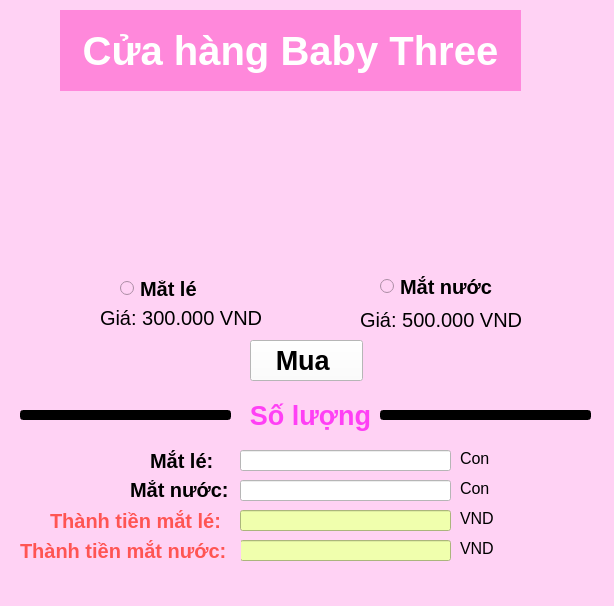
<?xml version="1.0" encoding="UTF-8"?>
<ui version="4.0">
 <class>MainWindow</class>
 <widget class="QMainWindow" name="MainWindow">
  <property name="geometry">
   <rect>
    <x>0</x>
    <y>0</y>
    <width>614</width>
    <height>606</height>
   </rect>
  </property>
  <property name="windowTitle">
   <string>BaitapnhomK234111E</string>
  </property>
  <property name="windowIcon">
   <iconset>
    <normaloff>../ListMathProject/images/3099385_woman_student_icon.png</normaloff>../ListMathProject/images/3099385_woman_student_icon.png</iconset>
  </property>
  <property name="styleSheet">
   <string notr="true">background-color: rgb(255, 210, 244);</string>
  </property>
  <widget class="QWidget" name="centralwidget">
   <widget class="QLabel" name="label">
    <property name="geometry">
     <rect>
      <x>60</x>
      <y>10</y>
      <width>461</width>
      <height>81</height>
     </rect>
    </property>
    <property name="font">
     <font>
      <pointsize>30</pointsize>
      <weight>75</weight>
      <bold>true</bold>
     </font>
    </property>
    <property name="styleSheet">
     <string notr="true">background-color: rgb(255, 136, 219);
color: rgb(255, 255, 255);</string>
    </property>
    <property name="text">
     <string>Cửa hàng Baby Three</string>
    </property>
    <property name="alignment">
     <set>Qt::AlignCenter</set>
    </property>
   </widget>
   <widget class="QLabel" name="label_4">
    <property name="geometry">
     <rect>
      <x>70</x>
      <y>100</y>
      <width>171</width>
      <height>171</height>
     </rect>
    </property>
    <property name="text">
     <string/>
    </property>
    <property name="pixmap">
     <pixmap>../../OneDrive/Pictures/Ảnh chụp màn hình/Ảnh chụp màn hình 2024-11-16 002307.png</pixmap>
    </property>
    <property name="scaledContents">
     <bool>true</bool>
    </property>
   </widget>
   <widget class="QLabel" name="label_5">
    <property name="geometry">
     <rect>
      <x>340</x>
      <y>100</y>
      <width>171</width>
      <height>171</height>
     </rect>
    </property>
    <property name="text">
     <string/>
    </property>
    <property name="pixmap">
     <pixmap>../../OneDrive/Pictures/Ảnh chụp màn hình/Ảnh chụp màn hình 2024-11-14 014611.png</pixmap>
    </property>
    <property name="scaledContents">
     <bool>true</bool>
    </property>
   </widget>
   <widget class="QLabel" name="label_6">
    <property name="geometry">
     <rect>
      <x>100</x>
      <y>310</y>
      <width>181</width>
      <height>16</height>
     </rect>
    </property>
    <property name="font">
     <font>
      <pointsize>15</pointsize>
     </font>
    </property>
    <property name="styleSheet">
     <string notr="true">color: rgb(0, 0, 0);</string>
    </property>
    <property name="text">
     <string>Giá: 300.000 VND</string>
    </property>
   </widget>
   <widget class="QLabel" name="label_7">
    <property name="geometry">
     <rect>
      <x>360</x>
      <y>310</y>
      <width>181</width>
      <height>20</height>
     </rect>
    </property>
    <property name="font">
     <font>
      <pointsize>15</pointsize>
     </font>
    </property>
    <property name="styleSheet">
     <string notr="true">color: rgb(0, 0, 0);</string>
    </property>
    <property name="text">
     <string>Giá: 500.000 VND</string>
    </property>
   </widget>
   <widget class="QPushButton" name="pushButtonMua">
    <property name="geometry">
     <rect>
      <x>250</x>
      <y>340</y>
      <width>113</width>
      <height>41</height>
     </rect>
    </property>
    <property name="font">
     <font>
      <pointsize>20</pointsize>
      <weight>75</weight>
      <bold>true</bold>
     </font>
    </property>
    <property name="styleSheet">
     <string notr="true">background-color: rgb(255, 255, 255);
color: rgb(0, 0, 0);</string>
    </property>
    <property name="text">
     <string>Mua </string>
    </property>
    <property name="icon">
     <iconset>
      <normaloff>../../Downloads/326700_cart_shopping_icon.png</normaloff>../../Downloads/326700_cart_shopping_icon.png</iconset>
    </property>
    <property name="iconSize">
     <size>
      <width>32</width>
      <height>32</height>
     </size>
    </property>
   </widget>
   <widget class="QLabel" name="label_8">
    <property name="geometry">
     <rect>
      <x>50</x>
      <y>510</y>
      <width>211</width>
      <height>21</height>
     </rect>
    </property>
    <property name="font">
     <font>
      <pointsize>15</pointsize>
      <weight>75</weight>
      <bold>true</bold>
     </font>
    </property>
    <property name="styleSheet">
     <string notr="true">color: rgb(255, 85, 83);</string>
    </property>
    <property name="text">
     <string>Thành tiền mắt lé: </string>
    </property>
   </widget>
   <widget class="QLineEdit" name="lineEditThanhtienmatle">
    <property name="geometry">
     <rect>
      <x>240</x>
      <y>510</y>
      <width>211</width>
      <height>21</height>
     </rect>
    </property>
    <property name="styleSheet">
     <string notr="true">background-color: rgb(240, 255, 173);
color: rgb(0, 0, 0);</string>
    </property>
   </widget>
   <widget class="QLabel" name="label_9">
    <property name="geometry">
     <rect>
      <x>460</x>
      <y>510</y>
      <width>60</width>
      <height>16</height>
     </rect>
    </property>
    <property name="font">
     <font>
      <pointsize>12</pointsize>
     </font>
    </property>
    <property name="text">
     <string>VND</string>
    </property>
   </widget>
   <widget class="QLabel" name="label_10">
    <property name="geometry">
     <rect>
      <x>250</x>
      <y>400</y>
      <width>121</width>
      <height>31</height>
     </rect>
    </property>
    <property name="font">
     <font>
      <pointsize>20</pointsize>
      <weight>75</weight>
      <bold>true</bold>
     </font>
    </property>
    <property name="styleSheet">
     <string notr="true">color: rgb(255, 64, 245);</string>
    </property>
    <property name="text">
     <string>Số lượng</string>
    </property>
    <property name="alignment">
     <set>Qt::AlignCenter</set>
    </property>
   </widget>
   <widget class="QLabel" name="label_11">
    <property name="geometry">
     <rect>
      <x>150</x>
      <y>450</y>
      <width>81</width>
      <height>21</height>
     </rect>
    </property>
    <property name="font">
     <font>
      <pointsize>15</pointsize>
      <weight>75</weight>
      <bold>true</bold>
     </font>
    </property>
    <property name="text">
     <string>Mắt lé:</string>
    </property>
   </widget>
   <widget class="QLabel" name="label_12">
    <property name="geometry">
     <rect>
      <x>130</x>
      <y>480</y>
      <width>131</width>
      <height>20</height>
     </rect>
    </property>
    <property name="font">
     <font>
      <pointsize>15</pointsize>
      <weight>75</weight>
      <bold>true</bold>
     </font>
    </property>
    <property name="text">
     <string>Mắt nước:</string>
    </property>
   </widget>
   <widget class="QLineEdit" name="lineEditMatnuoc">
    <property name="geometry">
     <rect>
      <x>240</x>
      <y>480</y>
      <width>211</width>
      <height>21</height>
     </rect>
    </property>
    <property name="styleSheet">
     <string notr="true">background-color: rgb(255, 255, 255);
color: rgb(0, 0, 0);</string>
    </property>
   </widget>
   <widget class="QLineEdit" name="lineEditMatle">
    <property name="geometry">
     <rect>
      <x>240</x>
      <y>450</y>
      <width>211</width>
      <height>21</height>
     </rect>
    </property>
    <property name="styleSheet">
     <string notr="true">color: rgb(0, 0, 0);
background-color: rgb(255, 255, 255);</string>
    </property>
   </widget>
   <widget class="QLabel" name="label_13">
    <property name="geometry">
     <rect>
      <x>460</x>
      <y>450</y>
      <width>60</width>
      <height>16</height>
     </rect>
    </property>
    <property name="font">
     <font>
      <pointsize>12</pointsize>
     </font>
    </property>
    <property name="text">
     <string>Con</string>
    </property>
   </widget>
   <widget class="QLabel" name="label_14">
    <property name="geometry">
     <rect>
      <x>460</x>
      <y>480</y>
      <width>60</width>
      <height>16</height>
     </rect>
    </property>
    <property name="font">
     <font>
      <pointsize>12</pointsize>
     </font>
    </property>
    <property name="text">
     <string>Con</string>
    </property>
   </widget>
   <widget class="QLineEdit" name="lineEdit_8">
    <property name="geometry">
     <rect>
      <x>20</x>
      <y>410</y>
      <width>211</width>
      <height>10</height>
     </rect>
    </property>
    <property name="maximumSize">
     <size>
      <width>16777215</width>
      <height>10</height>
     </size>
    </property>
    <property name="styleSheet">
     <string notr="true">background-color: rgb(0, 0, 0);</string>
    </property>
   </widget>
   <widget class="QLineEdit" name="lineEdit_9">
    <property name="geometry">
     <rect>
      <x>380</x>
      <y>410</y>
      <width>211</width>
      <height>10</height>
     </rect>
    </property>
    <property name="maximumSize">
     <size>
      <width>16777215</width>
      <height>10</height>
     </size>
    </property>
    <property name="styleSheet">
     <string notr="true">background-color: rgb(0, 0, 0);</string>
    </property>
   </widget>
   <widget class="QLineEdit" name="lineEditThanhtienmatnuoc">
    <property name="geometry">
     <rect>
      <x>240</x>
      <y>540</y>
      <width>211</width>
      <height>21</height>
     </rect>
    </property>
    <property name="styleSheet">
     <string notr="true">background-color: rgb(240, 255, 173);
color: rgb(0, 0, 0);</string>
    </property>
   </widget>
   <widget class="QLabel" name="label_15">
    <property name="geometry">
     <rect>
      <x>460</x>
      <y>540</y>
      <width>60</width>
      <height>16</height>
     </rect>
    </property>
    <property name="font">
     <font>
      <pointsize>12</pointsize>
     </font>
    </property>
    <property name="text">
     <string>VND</string>
    </property>
   </widget>
   <widget class="QLabel" name="label_16">
    <property name="geometry">
     <rect>
      <x>20</x>
      <y>540</y>
      <width>221</width>
      <height>21</height>
     </rect>
    </property>
    <property name="font">
     <font>
      <pointsize>15</pointsize>
      <weight>75</weight>
      <bold>true</bold>
     </font>
    </property>
    <property name="styleSheet">
     <string notr="true">color: rgb(255, 85, 83);</string>
    </property>
    <property name="text">
     <string>Thành tiền mắt nước: </string>
    </property>
   </widget>
   <widget class="QRadioButton" name="radioButtonMatle">
    <property name="geometry">
     <rect>
      <x>120</x>
      <y>280</y>
      <width>91</width>
      <height>17</height>
     </rect>
    </property>
    <property name="font">
     <font>
      <pointsize>15</pointsize>
      <weight>75</weight>
      <bold>true</bold>
     </font>
    </property>
    <property name="text">
     <string>Mắt lé</string>
    </property>
   </widget>
   <widget class="QRadioButton" name="radioButtonMatnuoc">
    <property name="geometry">
     <rect>
      <x>380</x>
      <y>276</y>
      <width>121</width>
      <height>21</height>
     </rect>
    </property>
    <property name="font">
     <font>
      <pointsize>15</pointsize>
      <weight>75</weight>
      <bold>true</bold>
     </font>
    </property>
    <property name="text">
     <string>Mắt nước</string>
    </property>
   </widget>
  </widget>
  <widget class="QMenuBar" name="menubar">
   <property name="geometry">
    <rect>
     <x>0</x>
     <y>0</y>
     <width>614</width>
     <height>21</height>
    </rect>
   </property>
  </widget>
  <widget class="QStatusBar" name="statusbar"/>
 </widget>
 <resources/>
 <connections/>
</ui>
